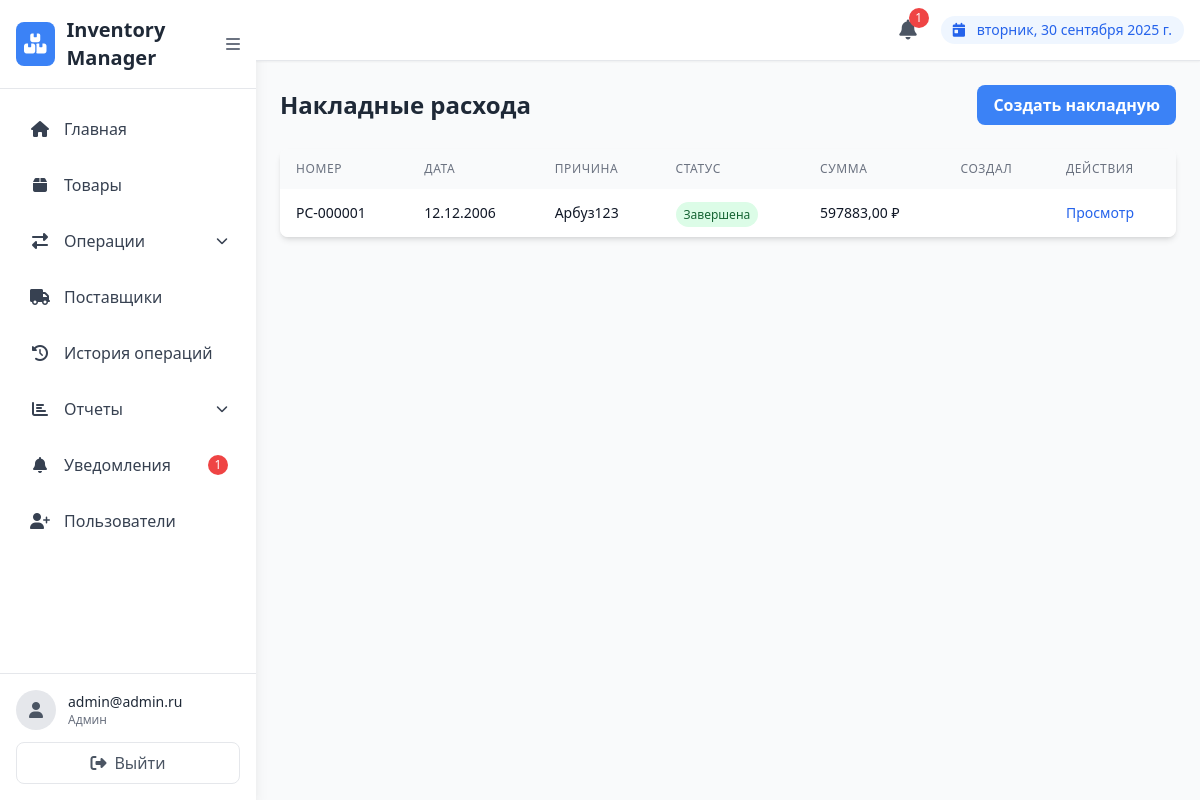
/expenses/invoices/ (signed in), run on the app's committed database.
### users/models.py (models this page shows, shortened)
class CustomUser(AbstractUser):
    ROLE_CHOICES = [
        ('admin', 'Админ'),
        ('manager', 'Менеджер'),
        ('viewer', 'Наблюдатель'),
    ]
    role = models.CharField(
        max_length=20,
        choices=ROLE_CHOICES,
        default='manager',
        verbose_name='Role'
    )
    email = models.EmailField(unique=True, verbose_name='Email')
    USERNAME_FIELD = 'email'
    REQUIRED_FIELDS = ['username']
    class Meta:
        verbose_name = 'Пользователь'
        verbose_name_plural = 'Пользователи'

### expenses/models.py (models this page shows, shortened)
class ExpenseInvoice(models.Model):
    STATUS_CHOICES = [
        ('draft', 'Черновик'),
        ('completed', 'Завершена'),
        ('cancelled', 'Отменена'),
    ]
    invoice_number = models.CharField(max_length=50, unique=True, verbose_name='Номер накладной')
    expense_date = models.DateField(verbose_name='Дата расхода')
    reason = models.ForeignKey(ExpenseReason, on_delete=models.PROTECT, verbose_name='Причина расхода')
    status = models.CharField(max_length=10, choices=STATUS_CHOICES, default='draft', verbose_name='Статус')
    total_amount = models.DecimalField(max_digits=12, decimal_places=2, default=0, verbose_name='Общая стоимость')
    comment = models.TextField(blank=True, verbose_name='Комментарий')
    created_by = models.ForeignKey(User, on_delete=models.PROTECT, verbose_name='Создал')
    created_at = models.DateTimeField(auto_now_add=True, verbose_name='Дата создания')
    updated_at = models.DateTimeField(auto_now=True, verbose_name='Дата обновления')
    class Meta:
        verbose_name = 'Накладная расхода'
        verbose_name_plural = 'Накладные расхода'
        ordering = ['-expense_date', '-created_at']

class ExpenseReason(models.Model):
    name = models.CharField(max_length=255, verbose_name='Название причины')
    description = models.TextField(blank=True, verbose_name='Описание')
    class Meta:
        verbose_name = 'Причина расхода'
        verbose_name_plural = 'Причины расхода'

### expenses/views.py (the view)
# urls.py: path('invoices/', views.expense_invoice_list, name='expense_invoice_list'),
@login_required
@user_passes_test(is_admin_or_manager)
def expense_invoice_list(request):
    invoices = ExpenseInvoice.objects.all().select_related('reason', 'created_by')
    return render(request, 'expenses/expense_invoice_list.html', {'invoices': invoices})

### expenses/views.py (called while the page is built)
def is_admin_or_manager(user):
    return user.is_authenticated and user.role in ['admin', 'manager']

### expenses/templates/expenses/expense_invoice_list.html (shortened to what this page needs)
{% extends "users/base.html" %}
{% block content %}
<div>
    <div class="flex justify-between items-center mb-6">
        <h2 class="text-2xl font-bold text-gray-800">Накладные расхода</h2>
        <a href="{% url 'expenses:expense_invoice_create' %}" class="bg-blue-500 hover:bg-blue-600 text-white font-bold py-2 px-4 rounded-lg transition duration-200">
            Создать накладную
        </a>
    </div>
    <div class="bg-white rounded-lg shadow-md overflow-hidden">
        <table class="min-w-full">
            <thead class="bg-gray-50">
                <tr>
                    <th class="py-3 px-4 text-left text-xs font-medium text-gray-500 uppercase tracking-wider">Номер</th>
                    <th class="py-3 px-4 text-left text-xs font-medium text-gray-500 uppercase tracking-wider">Дата</th>
                    <th class="py-3 px-4 text-left text-xs font-medium text-gray-500 uppercase tracking-wider">Причина</th>
                    <th class="py-3 px-4 text-left text-xs font-medium text-gray-500 uppercase tracking-wider">Статус</th>
                    <th class="py-3 px-4 text-left text-xs font-medium text-gray-500 uppercase tracking-wider">Сумма</th>
                    <th class="py-3 px-4 text-left text-xs font-medium text-gray-500 uppercase tracking-wider">Создал</th>
                    <th class="py-3 px-4 text-left text-xs font-medium text-gray-500 uppercase tracking-wider">Действия</th>
                </tr>
            </thead>
            <tbody class="bg-white divide-y divide-gray-200">
                {% for invoice in invoices %}
                <tr class="hover:bg-gray-50 transition duration-150">
                    <td class="py-3 px-4 whitespace-nowrap">
                        <div class="text-sm font-medium text-gray-900">{{ invoice.invoice_number }}</div>
                    </td>
                    <td class="py-3 px-4 whitespace-nowrap">
                        <div class="text-sm text-gray-900">{{ invoice.expense_date|date:"d.m.Y" }}</div>
                    </td>
                    <td class="py-3 px-4 whitespace-nowrap">
                        <div class="text-sm text-gray-900">{{ invoice.reason.name }}</div>
                    </td>
                    <td class="py-3 px-4 whitespace-nowrap">
                        <span class="px-2 py-1 text-xs rounded-full
                            {% if invoice.status == 'draft' %}bg-yellow-100 text-yellow-800
                            {% elif invoice.status == 'completed' %}bg-green-100 text-green-800
                            {% else %}bg-red-100 text-red-800{% endif %}">
                            {{ invoice.get_status_display }}
                        </span>
                    </td>
                    <td class="py-3 px-4 whitespace-nowrap">
                        <div class="text-sm font-medium text-gray-900">{{ invoice.total_amount }} ₽</div>
                    </td>
                    <td class="py-3 px-4 whitespace-nowrap">
                    </td>
                    <td class="py-3 px-4 whitespace-nowrap">
                        <div class="flex space-x-2">
                            <a href="{% url 'expenses:expense_invoice_detail' invoice.pk %}"
                               class="text-blue-600 hover:text-blue-800 text-sm font-medium">
                                Просмотр
                            </a>
                        </div>
                    </td>
                </tr>
                {% endfor %}
            </tbody>
        </table>
    </div>
</div>
{% endblock %}

### users/templates/users/base.html (shortened to what this page needs)
<!DOCTYPE html>
<html lang="ru">
<head>
    <script src="https://cdn.tailwindcss.com"></script>
    <link rel="stylesheet" href="https://cdnjs.cloudflare.com/ajax/libs/font-awesome/6.4.0/css/all.min.css">
</head>
<body class="bg-gray-50 flex h-screen">
    <div class="sidebar bg-white shadow-lg w-64 flex flex-col">
        <div class="p-4 border-b border-gray-200 flex items-center justify-between">
            <div class="flex items-center">
                <div class="bg-blue-500 text-white p-2 rounded-lg">
                    <i class="fas fa-boxes text-xl"></i>
                </div>
                <h1 class="text-xl font-bold text-gray-800 ml-3">Inventory Manager</h1>
            </div>
            <button id="sidebar-toggle" class="text-gray-500 hover:text-gray-700">
                <i class="fas fa-bars"></i>
            </button>
        </div>
        <nav class="flex-1 p-4">
            <ul class="space-y-2">
                <li>
                    <a href="{% url 'users:home' %}" class="flex items-center p-3 text-gray-700 rounded-lg hover:bg-blue-50 hover:text-blue-600 transition duration-200">
                        <i class="fas fa-home w-6 text-center"></i>
                        <span class="nav-text ml-3 font-medium">Главная</span>
                    </a>
                </li>
                <li>
                    <a href="{% url 'products:list' %}" class="flex items-center p-3 text-gray-700 rounded-lg hover:bg-blue-50 hover:text-blue-600 transition duration-200">
                        <i class="fas fa-box w-6 text-center"></i>
                        <span class="nav-text ml-3 font-medium">Товары</span>
                    </a>
                </li>
                {% if user.role == 'admin' or user.role == 'manager' %}
                <li class="dropdown relative">
                    <a href="#" class="flex items-center justify-between p-3 text-gray-700 rounded-lg hover:bg-blue-50 hover:text-blue-600 transition duration-200">
                        <div class="flex items-center">
                            <i class="fas fa-exchange-alt w-6 text-center"></i>
                            <span class="nav-text ml-3 font-medium">Операции</span>
                        </div>
                        <i class="fas fa-chevron-down text-xs"></i>
                    </a>
                </li>
                <li>
                    <a href="{% url 'products:supplier_list' %}" class="flex items-center p-3 text-gray-700 rounded-lg hover:bg-blue-50 hover:text-blue-600 transition duration-200">
                        <i class="fas fa-truck w-6 text-center"></i>
                        <span class="nav-text ml-3 font-medium">Поставщики</span>
                    </a>
                </li>
                {% endif %}
                <li>
                    <a href="{% url 'products:history' %}" class="flex items-center p-3 text-gray-700 rounded-lg hover:bg-blue-50 hover:text-blue-600 transition duration-200">
                        <i class="fas fa-history w-6 text-center"></i>
                        <span class="nav-text ml-3 font-medium">История операций</span>
                    </a>
                </li>
                {% if user.role == 'admin' or user.role == 'manager' %}
                <li class="dropdown relative">
                    <a href="#" class="flex items-center justify-between p-3 text-gray-700 rounded-lg hover:bg-blue-50 hover:text-blue-600 transition duration-200">
                        <div class="flex items-center">
                            <i class="fas fa-chart-bar w-6 text-center"></i>
                            <span class="nav-text ml-3 font-medium">Отчеты</span>
                        </div>
                        <i class="fas fa-chevron-down text-xs"></i>
                    </a>
                </li>
                {% endif %}
                <li>
                    <a href="{% url 'notifications:list' %}" class="flex items-center p-3 text-gray-700 rounded-lg hover:bg-blue-50 hover:text-blue-600 transition duration-200">
                        <i class="fas fa-bell w-6 text-center"></i>
                        <span class="nav-text ml-3 font-medium">Уведомления</span>
                        {% if user.is_authenticated %}
                        <span id="sidebar-notification-badge" class="ml-auto bg-red-500 text-white text-xs rounded-full h-5 w-5 flex items-center justify-center hidden">
                        </span>
                        {% endif %}
                    </a>
                </li>
                {% if user.role == 'admin' %}
                <li>
                    <a href="{% url 'users:register' %}" class="flex items-center p-3 text-gray-700 rounded-lg hover:bg-blue-50 hover:text-blue-600 transition duration-200">
                        <i class="fas fa-user-plus w-6 text-center"></i>
                        <span class="nav-text ml-3 font-medium">Пользователи</span>
                    </a>
                </li>
                {% endif %}
            </ul>
        </nav>
        <div class="p-4 border-t border-gray-200">
            <div class="flex items-center">
                <div class="bg-gray-200 rounded-full w-10 h-10 flex items-center justify-center">
                    <i class="fas fa-user text-gray-600"></i>
                </div>
                <div class="ml-3">
                   {% if user.is_authenticated %}
  <p class="text-sm font-medium text-gray-800">{{ user.get_full_name|default:user.email }}</p>
{% else %}
  <p class="text-sm font-medium text-gray-800">Guest</p>
{% endif %}
                    <p class="text-xs text-gray-500">{{ user.get_role_display }}</p>
                </div>
            </div>
            <a href="{% url 'users:logout' %}" class="mt-3 flex items-center justify-center w-full p-2 text-gray-600 rounded-lg border border-gray-200 hover:bg-red-50 hover:text-red-600 hover:border-red-200 transition duration-200">
                <i class="fas fa-sign-out-alt"></i>
                <span class="nav-text ml-2">Выйти</span>
            </a>
        </div>
    </div>
    <div class="content-area flex-1 flex flex-col overflow-hidden">
        <header class="bg-white shadow-sm border-b border-gray-200">
            <div class="flex items-center justify-between p-4">
                <div class="flex items-center space-x-4">
                    <div class="relative">
                        <a href="{% url 'notifications:list' %}" class="relative p-2 text-gray-600 hover:text-blue-600 transition duration-200">
                            <i class="fas fa-bell text-xl"></i>
                            {% if user.is_authenticated %}
                            <span id="notification-badge" class="absolute -top-1 -right-1 bg-red-500 text-white text-xs rounded-full h-5 w-5 flex items-center justify-center hidden">
                            </span>
                            {% endif %}
                        </a>
                    </div>
                    <div class="bg-blue-50 text-blue-600 px-3 py-1 rounded-full text-sm">
                        <i class="fas fa-calendar-day mr-2"></i>
                        <span id="current-date"></span>
                    </div>
                </div>
            </div>
        </header>
        <main class="flex-1 overflow-y-auto p-6">
            {% block content %}
            {% endblock %}
        </main>
    </div>
</body>
</html>

### users/templates/users/base.html (style rules this page uses)
.sidebar { transition: all 0.3s ease; }
.content-area { transition: all 0.3s ease; }

### data on the page
CustomUser: get_full_name "admin@admin.ru", role "Админ"
ExpenseInvoice: invoice_number "РС-000001", expense_date "12.12.2006", reason.name "Арбуз123", status "Завершена", total_amount "597883,00"
